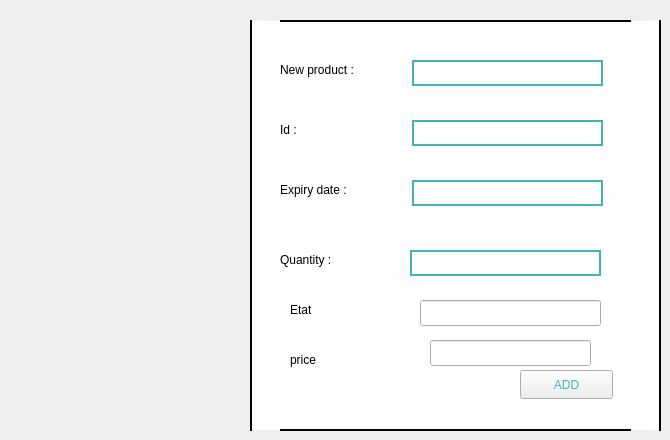
        <widget class="QWidget" name="tab_3">
         <property name="styleSheet">
          <string notr="true">
#box1_3
{
background-color:#fefeff;
border-radius:30px #040301;
	border: 2px solid #040301;
}
#saisir7
{border:2px solid #42b5b2;
}
#saisir5
{border:2px solid #42b5b2;
}
#saisir8
{border:2px solid #42b5b2;
}
#saisir9
{
border:2px solid #42b5b2; 
}
#date_2
{
	
	font: 12pt &quot;Berlin Sans FB&quot;;
}
#id2
{font: 12pt &quot;Berlin Sans FB&quot;;
}
#Product
{font: 12pt &quot;Berlin Sans FB&quot;;
}
#ADD_3
{
color: #42b5b2; 
font: 12pt &quot;Berlin Sans FB&quot;;
}
#quantity_2
{
	font: 12pt &quot;Berlin Sans FB&quot;;
}

</string>
         </property>
         <attribute name="title">
          <string>New</string>
         </attribute>
         <widget class="QWidget" name="box1_3" native="true">
          <property name="geometry">
           <rect>
            <x>250</x>
            <y>20</y>
            <width>411</width>
            <height>411</height>
           </rect>
          </property>
          <widget class="QPushButton" name="ADD_3">
           <property name="geometry">
            <rect>
             <x>270</x>
             <y>350</y>
             <width>93</width>
             <height>29</height>
            </rect>
           </property>
           <property name="text">
            <string>ADD</string>
           </property>
          </widget>
          <widget class="QLabel" name="Product">
           <property name="geometry">
            <rect>
             <x>30</x>
             <y>40</y>
             <width>131</width>
             <height>20</height>
            </rect>
           </property>
           <property name="text">
            <string>New product :</string>
           </property>
          </widget>
          <widget class="QLabel" name="id2">
           <property name="geometry">
            <rect>
             <x>30</x>
             <y>100</y>
             <width>63</width>
             <height>20</height>
            </rect>
           </property>
           <property name="text">
            <string>Id :</string>
           </property>
          </widget>
          <widget class="QLabel" name="date_2">
           <property name="geometry">
            <rect>
             <x>30</x>
             <y>160</y>
             <width>121</width>
             <height>20</height>
            </rect>
           </property>
           <property name="text">
            <string>Expiry date :</string>
           </property>
          </widget>
          <widget class="QLineEdit" name="saisir9">
           <property name="geometry">
            <rect>
             <x>162</x>
             <y>100</y>
             <width>191</width>
             <height>26</height>
            </rect>
           </property>
          </widget>
          <widget class="QLineEdit" name="saisir5">
           <property name="geometry">
            <rect>
             <x>162</x>
             <y>40</y>
             <width>191</width>
             <height>26</height>
            </rect>
           </property>
          </widget>
          <widget class="QLineEdit" name="saisir7">
           <property name="geometry">
            <rect>
             <x>162</x>
             <y>160</y>
             <width>191</width>
             <height>26</height>
            </rect>
           </property>
          </widget>
          <widget class="QLabel" name="quantity_2">
           <property name="geometry">
            <rect>
             <x>30</x>
             <y>230</y>
             <width>101</width>
             <height>20</height>
            </rect>
           </property>
           <property name="text">
            <string>Quantity :</string>
           </property>
          </widget>
          <widget class="QLineEdit" name="saisir8">
           <property name="geometry">
            <rect>
             <x>160</x>
             <y>230</y>
             <width>191</width>
             <height>26</height>
            </rect>
           </property>
          </widget>
          <widget class="QLabel" name="label">
           <property name="geometry">
            <rect>
             <x>40</x>
             <y>280</y>
             <width>63</width>
             <height>20</height>
            </rect>
           </property>
           <property name="text">
            <string>Etat</string>
           </property>
          </widget>
          <widget class="QLineEdit" name="lineEdit_2">
           <property name="geometry">
            <rect>
             <x>170</x>
             <y>280</y>
             <width>181</width>
             <height>26</height>
            </rect>
           </property>
          </widget>
          <widget class="QLineEdit" name="lineEdit_3">
           <property name="geometry">
            <rect>
             <x>180</x>
             <y>320</y>
             <width>161</width>
             <height>26</height>
            </rect>
           </property>
          </widget>
          <widget class="QLabel" name="label_2">
           <property name="geometry">
            <rect>
             <x>40</x>
             <y>330</y>
             <width>63</width>
             <height>20</height>
            </rect>
           </property>
           <property name="text">
            <string>price</string>
           </property>
          </widget>
         </widget>
        </widget>
